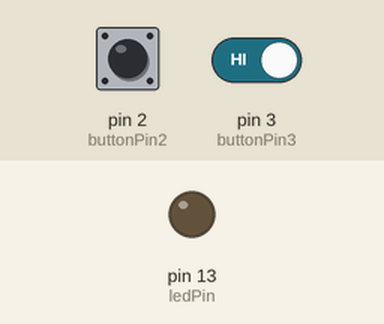
A sketch run on a simulated Arduino Uno, built with avr-gcc and run on an emulated ATmega328P. On the bench: output pins drawn as LEDs (lit = HIGH). Dashed ring = blinking. Inputs (shaded band) come from the test bench; at power-on: pin 2 (buttonPin2) HIGH, pin 3 (buttonPin3) HIGH. What the sketch prints to the serial monitor is not drawn.

Above: at 1.2 s.
1.3 s: pin 2 (buttonPin2) pulled LOW for 0.15 s
At 2.5 s:
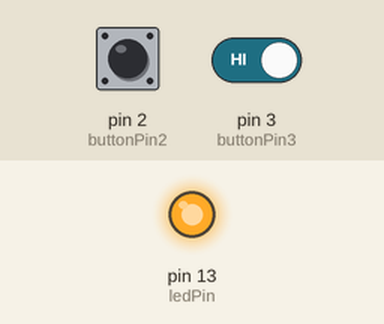
2.9 s: pin 2 (buttonPin2) driven LOW and pin 3 (buttonPin3) driven LOW
At 4.3 s:
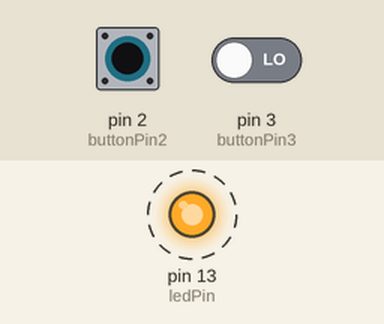
5.9 s: pin 2 (buttonPin2) driven HIGH
At 7.1 s:
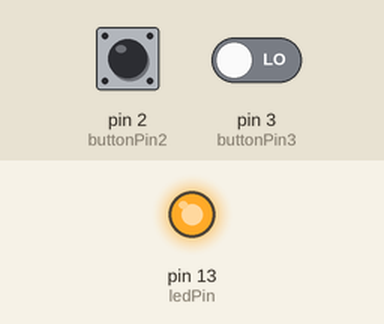
7.4 s: pin 2 (buttonPin2) driven LOW
At 8.8 s:
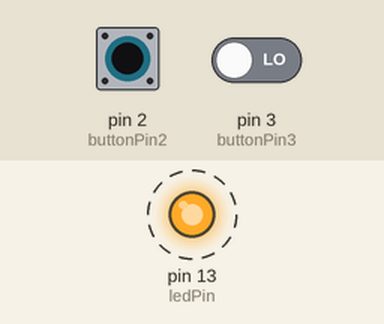
Timing chart, 0 to 11.4 s (numbered marks = the images above; inputs shaded):
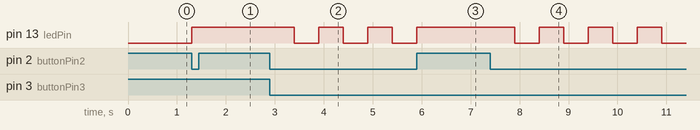

Measured:
- after the input at 1.3 s, pin 13 (ledPin): LOW → HIGH at once
- after the input at 2.9 s, pin 13 (ledPin): alternates HIGH for 0.50 s and LOW for 0.50 s, starting after 0.50 s
- after the input at 5.9 s, pin 13 (ledPin): goes on until 5.9 s, then stays HIGH
- after the input at 7.4 s, pin 13 (ledPin): alternates HIGH for 0.50 s and LOW for 0.50 s, starting after 0.50 s

The sketch:

serial_buttons.ino
```cpp
int buttonPin2 = 2; // nomeia o pino2 do arduino como buttonPin2
int buttonPin3 = 3; // nomeia o pino3 do arduino como buttonPin3
int ledPin = 13;    // nomeia o pino13 do arduino como ledPin

int buttonStatus2;  // Variavel de estado do buttonPin2
int buttonStatus3;  // Variavel de estado do buttonPin2

void setup() {
  pinMode(ledPin, OUTPUT);            //Pino13 como saida
  pinMode(buttonPin2, INPUT_PULLUP);  //Pino2 como entrada com resistor de pullup interno
  pinMode(buttonPin3, INPUT_PULLUP);  //Pino3 como entrada com resistor de pullup interno
  Serial.begin(9600);				   //Inicialica a comunicação serial
}

void loop() {
  buttonStatus2 = digitalRead(buttonPin2);
  buttonStatus3 = digitalRead(buttonPin3);

// O botão quando é pressionado: O pino do arduino fica com estado logico "LOW"
// O botão quando não esta pressionado: O pino do arduino fica com estado logico "HIGH"

  if ((buttonStatus2 == LOW) || (buttonStatus3 == LOW)){   // Se botao2 OU(OR) botão3 for pressionado
    digitalWrite(ledPin, HIGH);                            // Então acenda o led
    Serial.print("L");
    delay(500);                                            // delay de 0,5 seg.
  }

  if ((buttonStatus2 == LOW) && (buttonStatus3 == LOW)){   // Se botao2 Eaa(AND) botão3 for pressionado
    digitalWrite (ledPin, LOW);                            // Então apaga o led
    Serial.print("D");
    delay(500);                                            // delay de 0,5 seg.
  }

}
```
